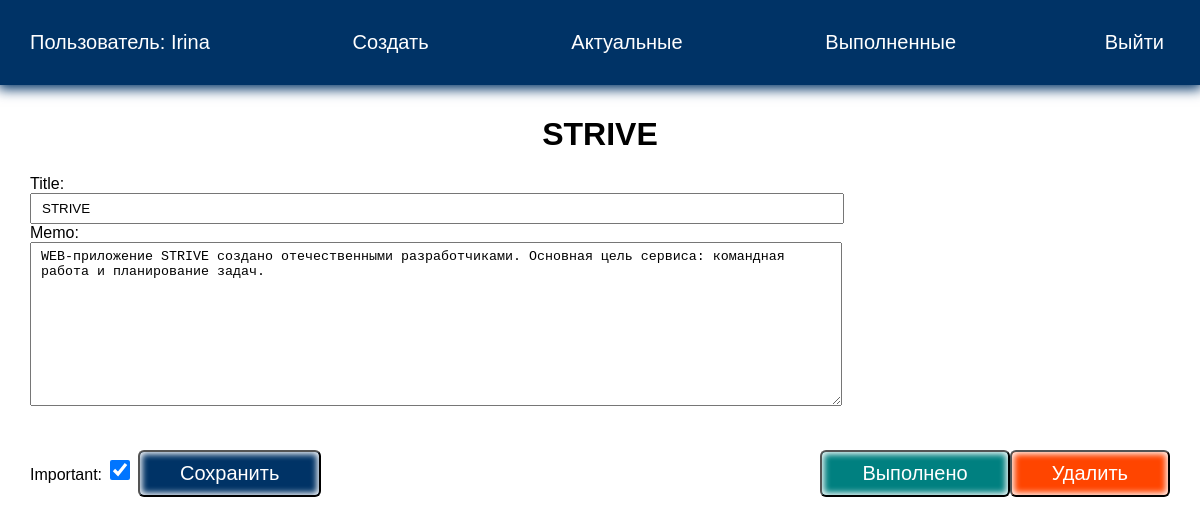
Page /todo/7/ (signed in) on the committed database.
### todo/models.py (models this page shows, shortened)
class Todo(models.Model):
    title = models.CharField(max_length=100)
    memo = models.TextField(blank=True)
    created = models.DateTimeField(auto_now_add=True)
    date_completed = models.DateTimeField(blank=True, null=True)
    important = models.BooleanField(default=False)
    user = models.ForeignKey(User, on_delete=models.CASCADE)

### todo/views.py (the view, shortened to what this page needs)
# urls.py: path('todo/<int:todo_pk>/', views.view_todo, name='viewtodo'),
@login_required
def view_todo(request, todo_pk):
    todo = get_object_or_404(Todo, pk=todo_pk)
    if request.method == "GET":
        form = TodoForm(instance=todo)
        return render(request, 'todo/viewtodo.html', {"todo": todo, "form": form})

### todo/forms.py
class TodoForm(ModelForm):
    class Meta:
        model = Todo
        fields = ['title', 'memo', 'important']

### todo/templates/todo/viewtodo.html (shortened to what this page needs)
{% extends 'todo/base.html' %}
{% block content %}
<h1>{{ todo.title }}</h1>
<div class="but">
    <form method="POST">
        {{ form }}
        <button class="btn">Сохранить</button>
    </form>
    <form action="{% url 'completetodo' todo.id %}" method="post">
        <button class="btn good">Выполнено</button>
    </form>
    <form action="{% url 'deletetodo' todo.id %}" method="post">
        <button class="btn remove">Удалить</button>
    </form>
</div>
{% endblock %}

### todo/templates/todo/base.html (shortened to what this page needs)
<!DOCTYPE html>
{% load static %}
<html lang="en">
<head>
    <link rel="stylesheet" href="{% static 'css/style.css' %}">
</head>
<body>
    <div class="menu">
      <div class="wrap">
          <ul>
            {% if user.is_authenticated %}
            <li class="logo">Пользователь: {{ user.username }}</li>
            <li><a href="{% url 'createtodo' %}">Создать</a></li>
            <li><a href="{% url 'currenttodos' %}">Актуальные</a></li>
            <li><a href="{% url 'completedtodos' %}">Выполненные</a></li>
             <li>
                <form action="{% url 'logoutuser' %}" method="post">
                    <button class="top">Выйти</button>
                </form>
            </li>
            {% else %}
            <li><a href="{% url 'signupuser' %}">Зарегистрироваться</a></li>
            <li><a href="{% url 'loginuser' %}">Войти</a></li>
            {% endif %}
        </ul>
      </div>
    </div>
<div class="content">
    <div class="wrap">
        {% block content %}
        {% endblock %}
    </div>
</div>
</body>
</html>

### todo/static/css/style.css (style rules this page uses)
body { padding: 0; margin: 0; font-family: Arial, Helvetica, sans-serif; }
.wrap { max-width: 1200px; margin: 0 auto; padding: 10px 30px; box-sizing: border-box; }
.menu { background: #003366; box-shadow: 0 2px 12px 2px #003366; }
ul { list-style: none; padding: 0; }
.menu ul { display: flex; justify-content: space-between; align-items: center; font-size: 20px; }
.menu a, .menu li { color: #FFF; }
a { text-decoration: none; }
.btn { background: #003366; color: #fff; border-radius: 6px; box-shadow: inset 0 0 6px 2px #fff; padding: 10px 40px; margin-top: 40px; font-size: 20px; cursor: pointer; }
.center, h1, h2, h3 { text-align: center; }
input, textarea { width: 100%; padding: 6px 10px; }
.top { background: transparent; border: none; color: #FFF; font-size: 20px; cursor: pointer; }
#id_important { width: 20px; height: 20px; }
.but { display: flex; align-items: flex-end; }
.good { background: teal; }
.remove { background: orangered; }

### rows in the picture
Todo: title "STRIVE", memo "WEB-приложение STRIVE создано отечественными разработчиками. Основная цель сервиса: командная работа и планирование задач.", important "☑"

### other values in the picture
{{ user.username }} "Irina"
